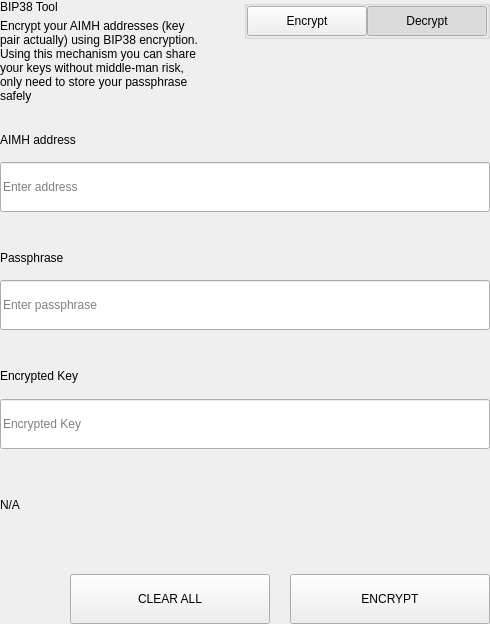
<?xml version="1.0" encoding="UTF-8"?>
<ui version="4.0">
 <class>SettingsBitToolWidget</class>
 <widget class="QWidget" name="SettingsBitToolWidget">
  <property name="geometry">
   <rect>
    <x>0</x>
    <y>0</y>
    <width>490</width>
    <height>624</height>
   </rect>
  </property>
  <property name="windowTitle">
   <string>Form</string>
  </property>
  <layout class="QVBoxLayout" name="verticalLayout">
   <property name="spacing">
    <number>0</number>
   </property>
   <property name="leftMargin">
    <number>0</number>
   </property>
   <property name="topMargin">
    <number>0</number>
   </property>
   <property name="rightMargin">
    <number>0</number>
   </property>
   <property name="bottomMargin">
    <number>0</number>
   </property>
   <item>
    <widget class="QWidget" name="left" native="true">
     <layout class="QVBoxLayout" name="verticalLayout_3">
      <property name="leftMargin">
       <number>0</number>
      </property>
      <property name="topMargin">
       <number>0</number>
      </property>
      <property name="rightMargin">
       <number>0</number>
      </property>
      <property name="bottomMargin">
       <number>0</number>
      </property>
      <item>
       <layout class="QVBoxLayout" name="verticalLayout_2">
        <property name="spacing">
         <number>0</number>
        </property>
        <item>
         <layout class="QHBoxLayout" name="horizontalLayout_3" stretch="3,1">
          <property name="spacing">
           <number>40</number>
          </property>
          <item>
           <layout class="QVBoxLayout" name="verticalLayoutTitle">
            <property name="spacing">
             <number>5</number>
            </property>
            <item>
             <widget class="QLabel" name="labelTitle">
              <property name="text">
               <string>BIP38 Tool</string>
              </property>
             </widget>
            </item>
            <item>
             <widget class="QLabel" name="labelSubtitle1">
              <property name="text">
               <string>Encrypt your AIMH addresses (key pair actually) using BIP38 encryption.
Using this mechanism you can share your keys without middle-man risk, only need to store your passphrase safely</string>
              </property>
              <property name="wordWrap">
               <bool>true</bool>
              </property>
             </widget>
            </item>
           </layout>
          </item>
          <item alignment="Qt::AlignTop">
           <widget class="QGroupBox" name="groupBox">
            <property name="title">
             <string/>
            </property>
            <property name="alignment">
             <set>Qt::AlignLeading|Qt::AlignLeft|Qt::AlignTop</set>
            </property>
            <layout class="QHBoxLayout" name="horizontalLayout_4">
             <property name="spacing">
              <number>0</number>
             </property>
             <property name="leftMargin">
              <number>0</number>
             </property>
             <property name="topMargin">
              <number>0</number>
             </property>
             <property name="rightMargin">
              <number>0</number>
             </property>
             <property name="bottomMargin">
              <number>0</number>
             </property>
             <item>
              <spacer name="horizontalSpacer">
               <property name="orientation">
                <enum>Qt::Horizontal</enum>
               </property>
               <property name="sizeHint" stdset="0">
                <size>
                 <width>40</width>
                 <height>20</height>
                </size>
               </property>
              </spacer>
             </item>
             <item>
              <widget class="QPushButton" name="pushLeft">
               <property name="minimumSize">
                <size>
                 <width>120</width>
                 <height>30</height>
                </size>
               </property>
               <property name="maximumSize">
                <size>
                 <width>120</width>
                 <height>30</height>
                </size>
               </property>
               <property name="focusPolicy">
                <enum>Qt::NoFocus</enum>
               </property>
               <property name="text">
                <string>Encrypt</string>
               </property>
               <property name="checkable">
                <bool>true</bool>
               </property>
               <property name="autoExclusive">
                <bool>true</bool>
               </property>
              </widget>
             </item>
             <item>
              <widget class="QPushButton" name="pushRight">
               <property name="minimumSize">
                <size>
                 <width>120</width>
                 <height>30</height>
                </size>
               </property>
               <property name="maximumSize">
                <size>
                 <width>120</width>
                 <height>30</height>
                </size>
               </property>
               <property name="focusPolicy">
                <enum>Qt::NoFocus</enum>
               </property>
               <property name="text">
                <string>Decrypt</string>
               </property>
               <property name="checkable">
                <bool>true</bool>
               </property>
               <property name="checked">
                <bool>true</bool>
               </property>
               <property name="autoExclusive">
                <bool>true</bool>
               </property>
              </widget>
             </item>
            </layout>
           </widget>
          </item>
         </layout>
        </item>
        <item>
         <widget class="QStackedWidget" name="stackedWidget">
          <property name="currentIndex">
           <number>1</number>
          </property>
          <widget class="QWidget" name="pageDecrypt">
           <layout class="QVBoxLayout" name="verticalLayout_5">
            <property name="spacing">
             <number>0</number>
            </property>
            <property name="leftMargin">
             <number>0</number>
            </property>
            <property name="topMargin">
             <number>0</number>
            </property>
            <property name="rightMargin">
             <number>0</number>
            </property>
            <property name="bottomMargin">
             <number>0</number>
            </property>
            <item>
             <widget class="QWidget" name="widget" native="true">
              <property name="minimumSize">
               <size>
                <width>0</width>
                <height>100</height>
               </size>
              </property>
              <layout class="QVBoxLayout" name="verticalLayout_4">
               <property name="spacing">
                <number>0</number>
               </property>
               <property name="leftMargin">
                <number>0</number>
               </property>
               <property name="topMargin">
                <number>0</number>
               </property>
               <property name="rightMargin">
                <number>0</number>
               </property>
               <property name="bottomMargin">
                <number>0</number>
               </property>
               <item>
                <spacer name="verticalSpacer_2">
                 <property name="orientation">
                  <enum>Qt::Vertical</enum>
                 </property>
                 <property name="sizeType">
                  <enum>QSizePolicy::Fixed</enum>
                 </property>
                 <property name="sizeHint" stdset="0">
                  <size>
                   <width>20</width>
                   <height>20</height>
                  </size>
                 </property>
                </spacer>
               </item>
               <item>
                <layout class="QHBoxLayout" name="horizontalLayout_6" stretch="2">
                 <property name="spacing">
                  <number>0</number>
                 </property>
                 <item>
                  <layout class="QVBoxLayout" name="verticalLayout_7">
                   <property name="spacing">
                    <number>9</number>
                   </property>
                   <item>
                    <widget class="QLabel" name="labelSubtitleKey">
                     <property name="minimumSize">
                      <size>
                       <width>0</width>
                       <height>20</height>
                      </size>
                     </property>
                     <property name="maximumSize">
                      <size>
                       <width>16777215</width>
                       <height>20</height>
                      </size>
                     </property>
                     <property name="text">
                      <string>Encrypted key</string>
                     </property>
                    </widget>
                   </item>
                   <item>
                    <widget class="QLineEdit" name="lineEditKey">
                     <property name="minimumSize">
                      <size>
                       <width>0</width>
                       <height>50</height>
                      </size>
                     </property>
                     <property name="maximumSize">
                      <size>
                       <width>16777215</width>
                       <height>50</height>
                      </size>
                     </property>
                     <property name="placeholderText">
                      <string>Enter a encrypted key</string>
                     </property>
                    </widget>
                   </item>
                  </layout>
                 </item>
                </layout>
               </item>
               <item>
                <spacer name="verticalSpacer_3">
                 <property name="orientation">
                  <enum>Qt::Vertical</enum>
                 </property>
                 <property name="sizeType">
                  <enum>QSizePolicy::Fixed</enum>
                 </property>
                 <property name="sizeHint" stdset="0">
                  <size>
                   <width>20</width>
                   <height>20</height>
                  </size>
                 </property>
                </spacer>
               </item>
               <item>
                <layout class="QVBoxLayout" name="verticalLayout_9">
                 <property name="spacing">
                  <number>9</number>
                 </property>
                 <item>
                  <widget class="QLabel" name="labelSubtitlePassphrase">
                   <property name="maximumSize">
                    <size>
                     <width>16777215</width>
                     <height>20</height>
                    </size>
                   </property>
                   <property name="text">
                    <string>Passphrase</string>
                   </property>
                  </widget>
                 </item>
                 <item>
                  <widget class="QLineEdit" name="lineEditPassphrase">
                   <property name="minimumSize">
                    <size>
                     <width>0</width>
                     <height>50</height>
                    </size>
                   </property>
                   <property name="maximumSize">
                    <size>
                     <width>16777215</width>
                     <height>50</height>
                    </size>
                   </property>
                   <property name="placeholderText">
                    <string>Enter a passphrase</string>
                   </property>
                  </widget>
                 </item>
                </layout>
               </item>
               <item>
                <spacer name="verticalSpacer_4">
                 <property name="orientation">
                  <enum>Qt::Vertical</enum>
                 </property>
                 <property name="sizeType">
                  <enum>QSizePolicy::Fixed</enum>
                 </property>
                 <property name="sizeHint" stdset="0">
                  <size>
                   <width>20</width>
                   <height>20</height>
                  </size>
                 </property>
                </spacer>
               </item>
               <item>
                <widget class="QWidget" name="widget_3" native="true">
                 <property name="sizePolicy">
                  <sizepolicy hsizetype="Preferred" vsizetype="Fixed">
                   <horstretch>0</horstretch>
                   <verstretch>0</verstretch>
                  </sizepolicy>
                 </property>
                 <layout class="QVBoxLayout" name="verticalLayout_10">
                  <property name="spacing">
                   <number>9</number>
                  </property>
                  <property name="leftMargin">
                   <number>0</number>
                  </property>
                  <property name="topMargin">
                   <number>0</number>
                  </property>
                  <property name="rightMargin">
                   <number>0</number>
                  </property>
                  <property name="bottomMargin">
                   <number>0</number>
                  </property>
                  <item>
                   <widget class="QLabel" name="labelSubtitleDecryptResult">
                    <property name="minimumSize">
                     <size>
                      <width>0</width>
                      <height>20</height>
                     </size>
                    </property>
                    <property name="maximumSize">
                     <size>
                      <width>16777215</width>
                      <height>20</height>
                     </size>
                    </property>
                    <property name="text">
                     <string>Decrypted address result</string>
                    </property>
                   </widget>
                  </item>
                  <item>
                   <widget class="QWidget" name="widget_4" native="true">
                    <layout class="QHBoxLayout" name="horizontalLayout" stretch="6,0,1">
                     <property name="spacing">
                      <number>0</number>
                     </property>
                     <property name="leftMargin">
                      <number>0</number>
                     </property>
                     <property name="topMargin">
                      <number>0</number>
                     </property>
                     <property name="rightMargin">
                      <number>0</number>
                     </property>
                     <property name="bottomMargin">
                      <number>0</number>
                     </property>
                     <item alignment="Qt::AlignVCenter">
                      <widget class="QLineEdit" name="lineEditDecryptResult">
                       <property name="minimumSize">
                        <size>
                         <width>0</width>
                         <height>50</height>
                        </size>
                       </property>
                       <property name="maximumSize">
                        <size>
                         <width>16777215</width>
                         <height>50</height>
                        </size>
                       </property>
                       <property name="placeholderText">
                        <string>Decrypted Address</string>
                       </property>
                      </widget>
                     </item>
                     <item>
                      <spacer name="horizontalSpacer_4">
                       <property name="orientation">
                        <enum>Qt::Horizontal</enum>
                       </property>
                       <property name="sizeType">
                        <enum>QSizePolicy::Fixed</enum>
                       </property>
                       <property name="sizeHint" stdset="0">
                        <size>
                         <width>20</width>
                         <height>50</height>
                        </size>
                       </property>
                      </spacer>
                     </item>
                     <item>
                      <widget class="QPushButton" name="pushButtonImport">
                       <property name="minimumSize">
                        <size>
                         <width>140</width>
                         <height>40</height>
                        </size>
                       </property>
                       <property name="text">
                        <string>Import Address</string>
                       </property>
                      </widget>
                     </item>
                    </layout>
                   </widget>
                  </item>
                 </layout>
                </widget>
               </item>
               <item>
                <widget class="QLabel" name="statusLabel_DEC">
                 <property name="maximumSize">
                  <size>
                   <width>16777215</width>
                   <height>40</height>
                  </size>
                 </property>
                 <property name="text">
                  <string/>
                 </property>
                </widget>
               </item>
               <item>
                <spacer name="verticalSpacer">
                 <property name="orientation">
                  <enum>Qt::Vertical</enum>
                 </property>
                 <property name="sizeType">
                  <enum>QSizePolicy::Preferred</enum>
                 </property>
                 <property name="sizeHint" stdset="0">
                  <size>
                   <width>20</width>
                   <height>20</height>
                  </size>
                 </property>
                </spacer>
               </item>
               <item>
                <layout class="QHBoxLayout" name="horizontalLayout_7">
                 <property name="spacing">
                  <number>0</number>
                 </property>
                 <item>
                  <spacer name="horizontalSpacer_5">
                   <property name="orientation">
                    <enum>Qt::Horizontal</enum>
                   </property>
                   <property name="sizeType">
                    <enum>QSizePolicy::Expanding</enum>
                   </property>
                   <property name="sizeHint" stdset="0">
                    <size>
                     <width>40</width>
                     <height>20</height>
                    </size>
                   </property>
                  </spacer>
                 </item>
                 <item>
                  <widget class="QPushButton" name="pushButtonDecryptClear">
                   <property name="minimumSize">
                    <size>
                     <width>200</width>
                     <height>50</height>
                    </size>
                   </property>
                   <property name="maximumSize">
                    <size>
                     <width>200</width>
                     <height>50</height>
                    </size>
                   </property>
                   <property name="text">
                    <string>CLEAR</string>
                   </property>
                  </widget>
                 </item>
                 <item>
                  <spacer name="horizontalSpacer_3">
                   <property name="orientation">
                    <enum>Qt::Horizontal</enum>
                   </property>
                   <property name="sizeType">
                    <enum>QSizePolicy::Fixed</enum>
                   </property>
                   <property name="sizeHint" stdset="0">
                    <size>
                     <width>20</width>
                     <height>20</height>
                    </size>
                   </property>
                  </spacer>
                 </item>
                 <item>
                  <widget class="QPushButton" name="pushButtonDecrypt">
                   <property name="minimumSize">
                    <size>
                     <width>200</width>
                     <height>50</height>
                    </size>
                   </property>
                   <property name="maximumSize">
                    <size>
                     <width>200</width>
                     <height>50</height>
                    </size>
                   </property>
                   <property name="text">
                    <string>DECRYPT KEY</string>
                   </property>
                  </widget>
                 </item>
                </layout>
               </item>
              </layout>
             </widget>
            </item>
           </layout>
          </widget>
          <widget class="QWidget" name="pageEncrypt">
           <layout class="QVBoxLayout" name="verticalLayout_11">
            <property name="spacing">
             <number>0</number>
            </property>
            <property name="leftMargin">
             <number>0</number>
            </property>
            <property name="topMargin">
             <number>0</number>
            </property>
            <property name="rightMargin">
             <number>0</number>
            </property>
            <property name="bottomMargin">
             <number>0</number>
            </property>
            <item>
             <spacer name="verticalSpacer_8">
              <property name="orientation">
               <enum>Qt::Vertical</enum>
              </property>
              <property name="sizeType">
               <enum>QSizePolicy::Fixed</enum>
              </property>
              <property name="sizeHint" stdset="0">
               <size>
                <width>20</width>
                <height>20</height>
               </size>
              </property>
             </spacer>
            </item>
            <item>
             <widget class="QWidget" name="containerAddressEnc" native="true">
              <layout class="QVBoxLayout" name="containerAddressEncLayout">
               <property name="spacing">
                <number>5</number>
               </property>
               <property name="leftMargin">
                <number>0</number>
               </property>
               <property name="topMargin">
                <number>0</number>
               </property>
               <property name="rightMargin">
                <number>0</number>
               </property>
               <property name="bottomMargin">
                <number>0</number>
               </property>
               <item>
                <widget class="QLabel" name="labelSubtitleAddress">
                 <property name="minimumSize">
                  <size>
                   <width>0</width>
                   <height>20</height>
                  </size>
                 </property>
                 <property name="maximumSize">
                  <size>
                   <width>16777215</width>
                   <height>20</height>
                  </size>
                 </property>
                 <property name="text">
                  <string>AIMH address</string>
                 </property>
                </widget>
               </item>
               <item>
                <widget class="QLineEdit" name="addressIn_ENC">
                 <property name="minimumSize">
                  <size>
                   <width>0</width>
                   <height>50</height>
                  </size>
                 </property>
                 <property name="placeholderText">
                  <string>Enter address</string>
                 </property>
                </widget>
               </item>
              </layout>
             </widget>
            </item>
            <item>
             <spacer name="verticalSpacer_6">
              <property name="orientation">
               <enum>Qt::Vertical</enum>
              </property>
              <property name="sizeType">
               <enum>QSizePolicy::Fixed</enum>
              </property>
              <property name="sizeHint" stdset="0">
               <size>
                <width>20</width>
                <height>20</height>
               </size>
              </property>
             </spacer>
            </item>
            <item>
             <widget class="QWidget" name="containerAddress" native="true">
              <layout class="QHBoxLayout" name="horizontalLayout_9" stretch="2">
               <property name="spacing">
                <number>0</number>
               </property>
               <property name="leftMargin">
                <number>0</number>
               </property>
               <property name="topMargin">
                <number>0</number>
               </property>
               <property name="rightMargin">
                <number>0</number>
               </property>
               <property name="bottomMargin">
                <number>0</number>
               </property>
               <item>
                <layout class="QVBoxLayout" name="verticalLayout_8">
                 <property name="spacing">
                  <number>5</number>
                 </property>
                 <item>
                  <widget class="QLabel" name="labelSubtitleMessage">
                   <property name="minimumSize">
                    <size>
                     <width>0</width>
                     <height>20</height>
                    </size>
                   </property>
                   <property name="maximumSize">
                    <size>
                     <width>16777215</width>
                     <height>20</height>
                    </size>
                   </property>
                   <property name="text">
                    <string>Passphrase</string>
                   </property>
                  </widget>
                 </item>
                 <item>
                  <widget class="QLineEdit" name="passphraseIn_ENC">
                   <property name="minimumSize">
                    <size>
                     <width>0</width>
                     <height>50</height>
                    </size>
                   </property>
                   <property name="maximumSize">
                    <size>
                     <width>16777215</width>
                     <height>50</height>
                    </size>
                   </property>
                   <property name="placeholderText">
                    <string>Enter passphrase</string>
                   </property>
                  </widget>
                 </item>
                </layout>
               </item>
              </layout>
             </widget>
            </item>
            <item>
             <spacer name="verticalSpacer_7">
              <property name="orientation">
               <enum>Qt::Vertical</enum>
              </property>
              <property name="sizeType">
               <enum>QSizePolicy::Fixed</enum>
              </property>
              <property name="sizeHint" stdset="0">
               <size>
                <width>20</width>
                <height>20</height>
               </size>
              </property>
             </spacer>
            </item>
            <item>
             <widget class="QWidget" name="widget_2" native="true">
              <property name="minimumSize">
               <size>
                <width>0</width>
                <height>75</height>
               </size>
              </property>
              <property name="maximumSize">
               <size>
                <width>16777215</width>
                <height>16777215</height>
               </size>
              </property>
              <layout class="QVBoxLayout" name="verticalLayout_6">
               <property name="leftMargin">
                <number>0</number>
               </property>
               <property name="topMargin">
                <number>0</number>
               </property>
               <property name="rightMargin">
                <number>0</number>
               </property>
               <property name="bottomMargin">
                <number>0</number>
               </property>
               <item>
                <widget class="QLabel" name="labelSubtitleEncryptedKey">
                 <property name="minimumSize">
                  <size>
                   <width>0</width>
                   <height>20</height>
                  </size>
                 </property>
                 <property name="maximumSize">
                  <size>
                   <width>16777215</width>
                   <height>20</height>
                  </size>
                 </property>
                 <property name="text">
                  <string>Encrypted Key</string>
                 </property>
                </widget>
               </item>
               <item>
                <widget class="QLineEdit" name="encryptedKeyOut_ENC">
                 <property name="minimumSize">
                  <size>
                   <width>0</width>
                   <height>50</height>
                  </size>
                 </property>
                 <property name="placeholderText">
                  <string>Encrypted Key</string>
                 </property>
                </widget>
               </item>
              </layout>
             </widget>
            </item>
            <item>
             <widget class="QLabel" name="statusLabel_ENC">
              <property name="text">
               <string notr="true">N/A</string>
              </property>
             </widget>
            </item>
            <item>
             <spacer name="verticalSpacer_5">
              <property name="orientation">
               <enum>Qt::Vertical</enum>
              </property>
              <property name="sizeType">
               <enum>QSizePolicy::Fixed</enum>
              </property>
              <property name="sizeHint" stdset="0">
               <size>
                <width>20</width>
                <height>20</height>
               </size>
              </property>
             </spacer>
            </item>
            <item>
             <layout class="QHBoxLayout" name="horizontalLayout_8">
              <property name="spacing">
               <number>0</number>
              </property>
              <item>
               <spacer name="horizontalSpacer_6">
                <property name="orientation">
                 <enum>Qt::Horizontal</enum>
                </property>
                <property name="sizeType">
                 <enum>QSizePolicy::Expanding</enum>
                </property>
                <property name="sizeHint" stdset="0">
                 <size>
                  <width>40</width>
                  <height>20</height>
                 </size>
                </property>
               </spacer>
              </item>
              <item>
               <widget class="QPushButton" name="pushButtonClear">
                <property name="minimumSize">
                 <size>
                  <width>200</width>
                  <height>50</height>
                 </size>
                </property>
                <property name="focusPolicy">
                 <enum>Qt::NoFocus</enum>
                </property>
                <property name="text">
                 <string>CLEAR ALL</string>
                </property>
               </widget>
              </item>
              <item>
               <spacer name="horizontalSpacer_2">
                <property name="orientation">
                 <enum>Qt::Horizontal</enum>
                </property>
                <property name="sizeType">
                 <enum>QSizePolicy::Fixed</enum>
                </property>
                <property name="sizeHint" stdset="0">
                 <size>
                  <width>20</width>
                  <height>20</height>
                 </size>
                </property>
               </spacer>
              </item>
              <item>
               <widget class="QPushButton" name="pushButtonEncrypt">
                <property name="minimumSize">
                 <size>
                  <width>200</width>
                  <height>50</height>
                 </size>
                </property>
                <property name="maximumSize">
                 <size>
                  <width>200</width>
                  <height>50</height>
                 </size>
                </property>
                <property name="focusPolicy">
                 <enum>Qt::NoFocus</enum>
                </property>
                <property name="text">
                 <string>ENCRYPT</string>
                </property>
               </widget>
              </item>
             </layout>
            </item>
           </layout>
          </widget>
         </widget>
        </item>
       </layout>
      </item>
     </layout>
    </widget>
   </item>
  </layout>
 </widget>
 <resources/>
 <connections/>
</ui>
